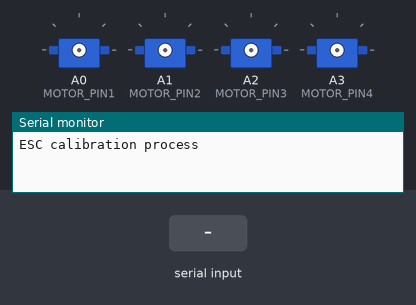
A sketch run on a simulated Arduino Uno, built with avr-gcc and run on an emulated ATmega328P. Shown: 4 × servo, the last lines printed to the serial monitor. The inputs (shaded band) are chosen by the test bench.

Above: at 0.1 s.
At 3.4 s:
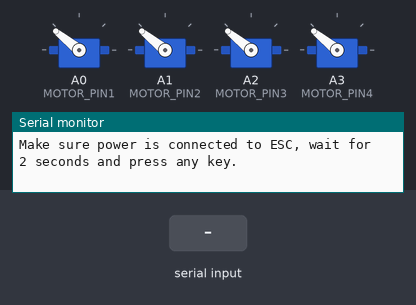
3.5 s: "90,45\n" received over Serial
At 4.3 s:
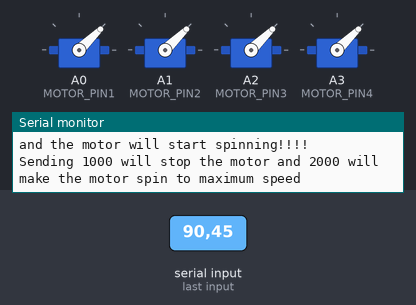
Timing chart, 0 to 6.5 s (numbered marks = the images above; inputs shaded):
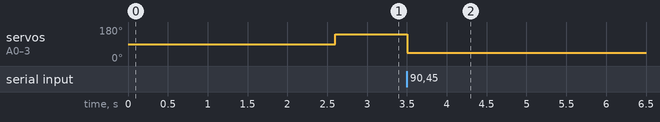

The sketch:

ESC_Calibration_1.ino
```cpp
#include <Servo.h>


#define MAX_SIGNAL 2000

#define MIN_SIGNAL 1000

#define MOTOR_PIN1 A0
#define MOTOR_PIN2 A1
#define MOTOR_PIN3 A2
#define MOTOR_PIN4 A3

int DELAY = 1000;


Servo motor1;
Servo motor2;
Servo motor3;
Servo motor4;


void setup() {

  Serial.begin(9600);

  Serial.println("ESC calibration process");

  Serial.println(" ");

  delay(1500);

  Serial.println("Starting...");

  delay(1000);

  Serial.println("Alert! Motor will start spinning!");


  motor1.attach(MOTOR_PIN1);
  motor2.attach(MOTOR_PIN2);
  motor3.attach(MOTOR_PIN3);
  motor4.attach(MOTOR_PIN4);


  Serial.print("Now writing maximum output: (");Serial.print(MAX_SIGNAL);Serial.print(" us in this case)");Serial.print("\n");

  Serial.println("Make sure power is connected to ESC, wait for 2 seconds and press any key.");

  motor1.writeMicroseconds(MAX_SIGNAL);
  motor2.writeMicroseconds(MAX_SIGNAL);
  motor3.writeMicroseconds(MAX_SIGNAL);
  motor4.writeMicroseconds(MAX_SIGNAL);


  // Wait for input

  while (!Serial.available());

  Serial.read();


  // Send min output

  Serial.println("\n");

  Serial.println("\n");

  Serial.print("Sending minimum output: (");Serial.print(MIN_SIGNAL);Serial.print(" us)");Serial.print("\n");

  motor1.writeMicroseconds(MIN_SIGNAL);
  motor2.writeMicroseconds(MIN_SIGNAL);
  motor3.writeMicroseconds(MIN_SIGNAL);
  motor4.writeMicroseconds(MIN_SIGNAL);

  Serial.println("ESC finished calibrating");

  Serial.println("----");

  Serial.println("Type any value between 1000 and 2000 and press enter");

  Serial.println("and the motor will start spinning!!!!");

  Serial.println("Sending 1000 will stop the motor and 2000 will make the motor spin to maximum speed");


}


void loop() {


  if (Serial.available() > 0)

  {

    int DELAY = Serial.parseInt();

    if (DELAY > 999)

    {


      motor1.writeMicroseconds(DELAY);
      motor2.writeMicroseconds(DELAY);
      motor3.writeMicroseconds(DELAY);
      motor4.writeMicroseconds(DELAY);

      float SPEED = (DELAY-1000)/10;

      Serial.print("\n");

      Serial.println("Motor speed:"); Serial.print("  "); Serial.print(SPEED); Serial.print("%");

    }

  }

}
```

Measured:
- after the input at 3.5 s, servo on A0 (MOTOR_PIN1), servo on A1 (MOTOR_PIN2), servo on A2 (MOTOR_PIN3), servo on A3 (MOTOR_PIN4): 141° → 44° at once
